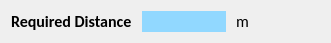
       <widget class="QWidget" name="gridLayoutWidget_29">
        <property name="geometry">
         <rect>
          <x>680</x>
          <y>280</y>
          <width>331</width>
          <height>27</height>
         </rect>
        </property>
        <layout class="QGridLayout" name="gridLayout_29">
         <property name="spacing">
          <number>10</number>
         </property>
         <item row="0" column="0">
          <widget class="QLabel" name="label_159">
           <property name="font">
            <font>
             <family>Calibri</family>
             <pointsize>12</pointsize>
             <bold>true</bold>
            </font>
           </property>
           <property name="text">
            <string>Required Distance</string>
           </property>
          </widget>
         </item>
         <item row="0" column="2">
          <widget class="QLabel" name="label_153">
           <property name="font">
            <font>
             <family>Calibri</family>
             <pointsize>12</pointsize>
             <bold>false</bold>
            </font>
           </property>
           <property name="text">
            <string>m</string>
           </property>
          </widget>
         </item>
         <item row="0" column="1">
          <widget class="QLabel" name="output_aeb2_dist">
           <property name="font">
            <font>
             <family>Calibri</family>
             <pointsize>12</pointsize>
             <bold>false</bold>
            </font>
           </property>
           <property name="styleSheet">
            <string notr="true">QLabel{background-color: rgb(145, 216, 255)}</string>
           </property>
           <property name="text">
            <string/>
           </property>
           <property name="alignment">
            <set>Qt::AlignRight|Qt::AlignTrailing|Qt::AlignVCenter</set>
           </property>
          </widget>
         </item>
        </layout>
       </widget>
